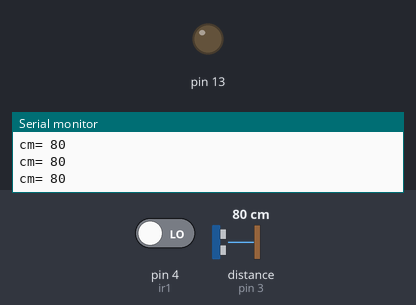
Bench run of a sketch on a simulated Arduino Uno, built with avr-gcc and run on an emulated ATmega328P. On the bench: output pins drawn as LEDs (lit = HIGH), the last lines printed to the serial monitor. Wiring (inferred from the names in the program): ultrasonic range finder: trigger pin 2; echo pin 3. Inputs (shaded band) come from the test bench; at power-on: distance to the obstacle (sensor on pin 3) 80 cm, pin 4 (ir1) LOW. The echo pulse lasts 58.3 µs per cm; pins used as bus, display or sensor lines are not drawn.

Above: at 3.2 s.
3.3 s: distance to the obstacle (sensor on pin 3) set to 17 cm
6.3 s: distance to the obstacle (sensor on pin 3) set to 13 cm
At 7.1 s:
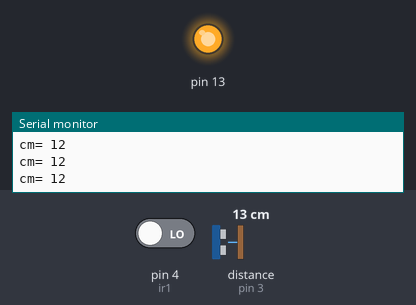
9.5 s: distance to the obstacle (sensor on pin 3) set to 18 cm
At 10.4 s:
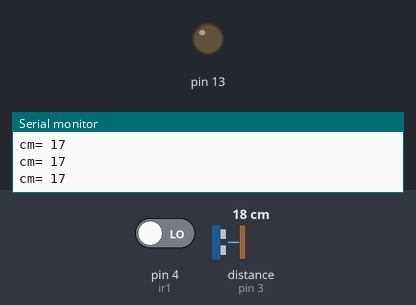
12.5 s: distance to the obstacle (sensor on pin 3) set to 2 cm
At 14.0 s:
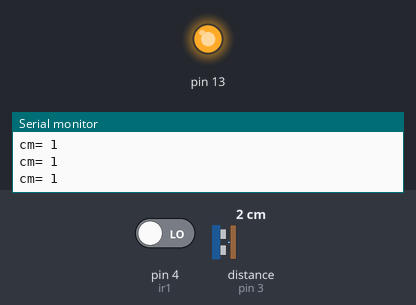
Timing chart, 0 to 15.1 s (numbered marks = the images above; inputs shaded):
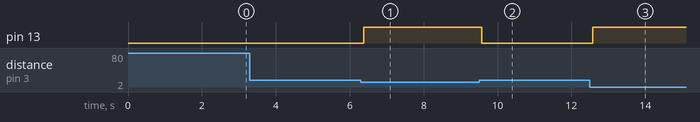

Measured:
- the behaviour switches between 16 and 15 cm on distance to the obstacle (sensor on pin 3) (found by bisection; images 0 and 1)
- after the input at 6.3 s, pin 13: LOW → HIGH after 0.08 s
- after the input at 9.5 s, pin 13: HIGH → LOW after 0.07 s
- after the input at 12.5 s, pin 13: LOW → HIGH after 0.07 s

The sketch:

ultra.ino
```cpp
int triggerPin=2;
int echoPin =3;
long duration, cm;
int ir1=4;
int count;

void setup()
{
  pinMode(2,OUTPUT);
  pinMode(3,INPUT);
  pinMode(13,OUTPUT);

  pinMode(ir1,INPUT);
  digitalWrite(ir1,LOW);

   pinMode(triggerPin,OUTPUT);
    pinMode(echoPin,INPUT);
    Serial.begin(9600);
    Serial.println("ultrasonic sensor");
    delay(2000);
}


void loop()
{
Serial.println("  ");
  if(digitalRead(ir1)==HIGH )
{
 count++;
 delay(50);
     Serial.print("count= ");
     Serial.print(count);
     delay(50);
}

     digitalWrite(triggerPin,LOW);
     delayMicroseconds(2);
     digitalWrite(triggerPin, HIGH);
     delayMicroseconds(10);
     digitalWrite(triggerPin, LOW);
     delayMicroseconds(2);
     duration =  pulseIn(echoPin,HIGH);

     cm= distance(duration);
     Serial.print("cm= ");
     Serial.print(cm);
     delay(50);


  if(cm<15)
   {
     digitalWrite(13,HIGH);

   }
   else
   digitalWrite(13,LOW);
}

     long distance(long microseconds)
{
  return microseconds /29/2;
}
```
